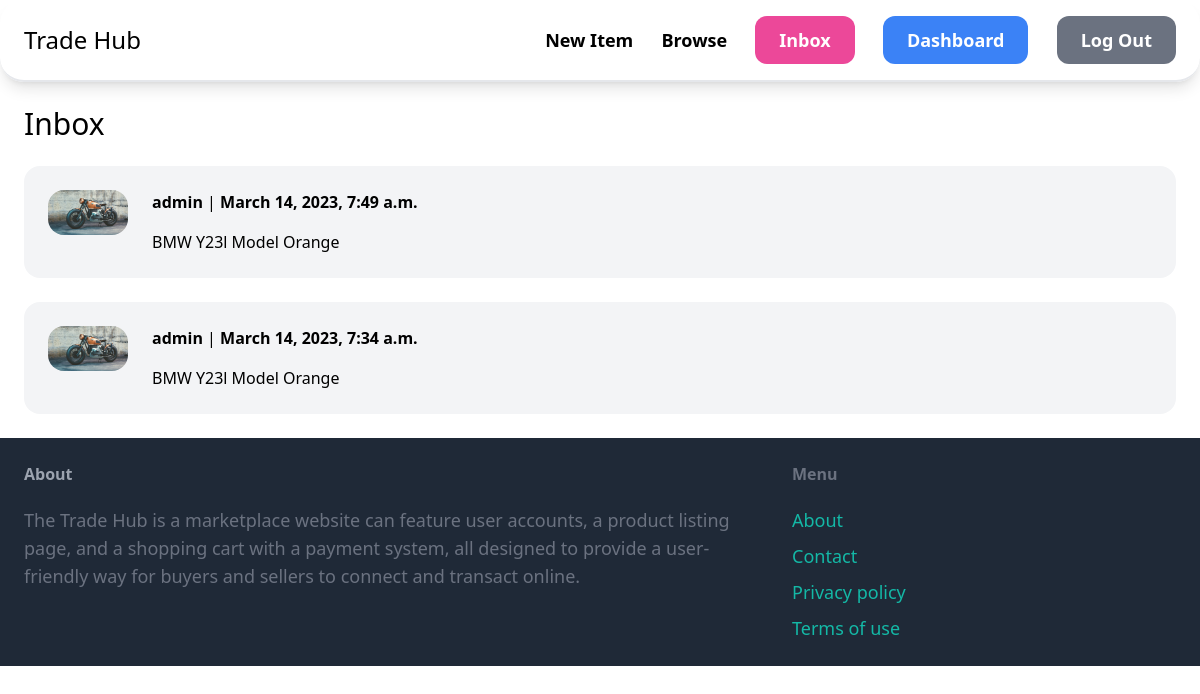
/inbox/ (signed in), run on the app's committed database.
### conversation/models.py (models this page shows)
class Conversation(models.Model):
    item = models.ForeignKey(Item, related_name='conversations', on_delete=models.CASCADE)
    members = models.ManyToManyField(User, related_name='conversations')
    created_at = models.DateTimeField(auto_now_add=True)
    modified_at= models.DateTimeField(auto_now=True)
    class Meta:
        ordering = ('-modified_at',)

### item/models.py (models this page shows, shortened)
class Item(models.Model):
    category = models.ForeignKey(Category, related_name='items', on_delete=models.CASCADE)
    name = models.CharField(max_length=255)
    description = models.TextField(blank=True, null=True)
    price=models.FloatField()
    image = models.ImageField(upload_to='item_images')
    is_sold = models.BooleanField(default=False)
    created_at = models.DateTimeField(auto_now_add=True)
    created_by = models.ForeignKey(User, related_name='items', on_delete=models.CASCADE)

### conversation/views.py (the view)
# urls.py: path('', views.inbox, name = 'inbox'),
@login_required
def inbox(request):
    conversations = Conversation.objects.filter(members__in=[request.user.id])
    return render(request, 'conversation/inbox.html',{
        "conversations":conversations,
    })

### conversation/templates/conversation/inbox.html (shortened to what this page needs)
{%extends 'core/base.html'%}
{%block content%}
<h1 class="mb-6 text-3xl">
    Inbox
</h1>
<div class="space-y-6">
    {%for conversation in conversations %}
    <a href="{% url 'conversation:detail' conversation.id%}">
        <div class="mt-6 p-6 flex bg-gray-100 rounded-2xl">
            <div class="pr-6">
                <img src="{{conversation.item.image.url}}" class="w-20 rounded-2xl" alt="">
            </div>
            <div>
                {% for member in conversation.members.all%}
                {%if member != request.user%}
                <p class="mb-4">
                    <strong>
                        {{member.username}}
                    </strong> | <strong> {{conversation.modified_at}}</strong>
                </p>
                <p>{{conversation.item.name}}</p>
                {%endif%}
                {%endfor%}
            </div>
        </div>
    </a>
    {%endfor%}
</div>
{%endblock%}

### data on the page
Conversation: item.image (picture), modified_at "March 14, 2023, 7:49 a.m.", item.name "BMW Y23l Model Orange"
Conversation: item.image (picture), modified_at "March 14, 2023, 7:34 a.m.", item.name "BMW Y23l Model Orange"

### other printed values
{{ member.username }} "admin"
